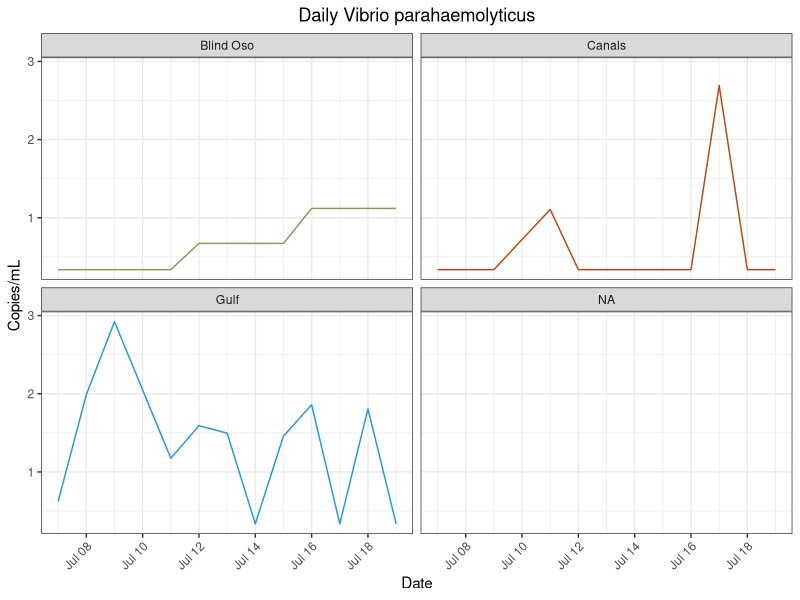
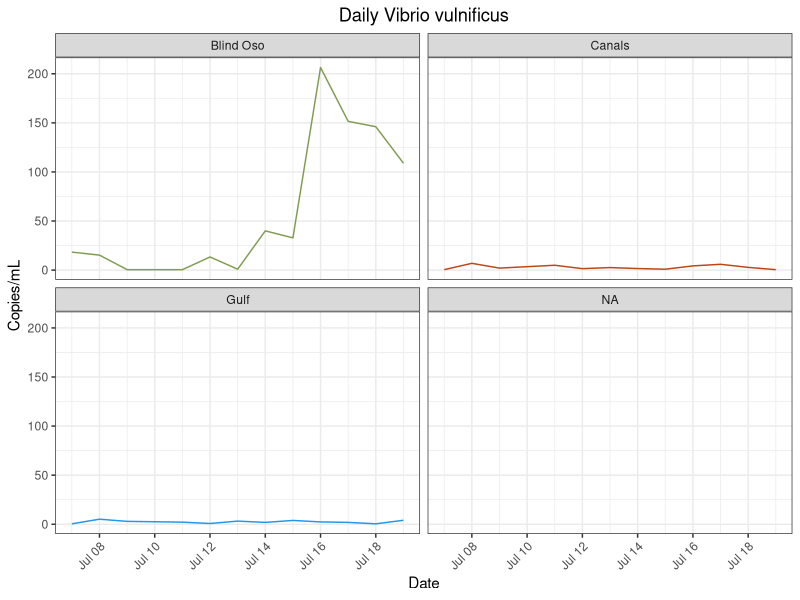
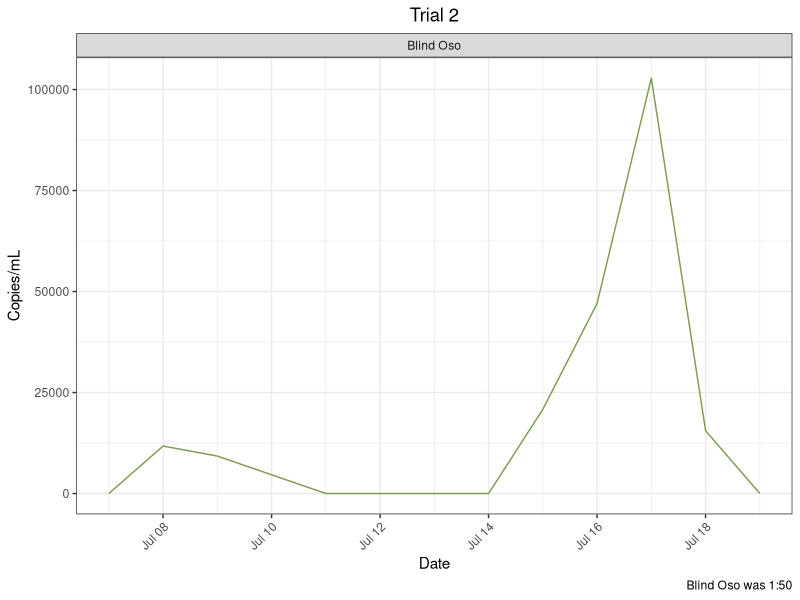

These charts were generated, in order, by the following R code: (Note: this script raises an error after producing the figures.)
## ---- chunk 1
library(here)
library(tidyverse)
library(lubridate)
library(ggpubr) #Stacking Plots
## ---- chunk 2
vp<- read_csv(here("data", "processed_data","vp_clean_copies.csv"))
vp_m<- read_csv(here("data", "processed_data","vp_mon_clean_copies.csv")) 

vv<- read_csv(here("data", "processed_data","vv_clean_copies_redo.csv")) #Trial two is best. Other trials exist too. 
vv_m<- read_csv(here("data", "processed_data","vv_clean_copies_mon.csv"))

vc<- read_csv(here("data", "processed_data", "vc_clean_copies_daily.csv"))
vc_m<- read_csv(here("data", "processed_data", "vc_clean_copies_mon.csv"))
vc_bo<- read_csv(here("data", "processed_data","vc_clean_copies_dail_1_50.csv")) #Ran 1:50. still had inhibition
vc_b100<- read_csv(here("data", "processed_data","vc_clean_copies_daily_1_100.csv")) #Ran 1:100.

va<- read_csv(here("data", "processed_data", "va_clean_copies_daily.csv"))
va_m<-  read_csv(here("data", "processed_data", "va_clean_copies_monthly.csv"))
## ---- chunk 3
vv<- vv %>%
  mutate(site = recode(site, "BO" = "Blind Oso")) %>%
  mutate(site = recode(site, "C2" = "Canals")) %>%
  mutate(site = recode(site, "RD" = "Gulf"))

vp<- vp %>%
  mutate(site = recode(site, "BO" = "Blind Oso")) %>%
  mutate(site = recode(site, "C2" = "Canals")) %>%
  mutate(site = recode(site, "RD" = "Gulf"))

vc<- vc %>%
  mutate(site = recode(site, "BO" = "Blind Oso")) %>%
  mutate(site = recode(site, "C2" = "Canals")) %>%
  mutate(site = recode(site, "RD" = "Gulf"))
vc_bo<- vc_bo %>%
  mutate(site = recode(site, "BO" = "Blind Oso")) %>%
  mutate(site = recode(site, "C2" = "Canals")) %>%
  mutate(site = recode(site, "RD" = "Gulf"))
vc_b100<- vc_b100 %>%
  mutate(site = recode(site, "BO" = "Blind Oso")) %>%
  mutate(site = recode(site, "C2" = "Canals")) %>%
  mutate(site = recode(site, "RD" = "Gulf"))

va<- va %>%
  mutate(site = recode(site, "BO" = "Blind Oso")) %>%
  mutate(site = recode(site, "C2" = "Canals")) %>%
  mutate(site = recode(site, "RD" = "Gulf"))
## ---- chunk 4
#Vp Mon
vp_m<- vp_m %>%
  select(!...1) 
jul_bo = data.frame(date = as.Date("2022-07-07"), copies_mL=0, site = "BO")
jul_c2 = data.frame(date = as.Date("2022-07-07"), copies_mL=0, site = "C2")
jul_rd = data.frame(date = as.Date("2022-07-07"), copies_mL=7.49310194, site = "RD")
vp_m = rbind(jul_bo, jul_c2, jul_rd, vp_m) %>%
  mutate(site = recode(site, "BO" = "Blind Oso")) %>%
  mutate(site = recode(site, "C2" = "Canals")) %>%
  mutate(site = recode(site, "RD" = "Gulf"))
                     

#Vv Mon
vv_m<- vv_m %>%
  select(!...1) 
jul_bo = data.frame(date = as.Date("2022-07-07"), copies_mL=0, site = "BO")
jul_c2 = data.frame(date = as.Date("2022-07-07"), copies_mL=0, site = "C2")
jul_rd = data.frame(date = as.Date("2022-07-07"), copies_mL=7.49310194, site = "RD")
vv_m = rbind(jul_bo, jul_c2, jul_rd, vv_m)%>%
  mutate(site = recode(site, "BO" = "Blind Oso")) %>%
  mutate(site = recode(site, "C2" = "Canals")) %>%
  mutate(site = recode(site, "RD" = "Gulf"))

vc_m<- vc_m %>%
  select(!...1) 
  jul_bo = data.frame(date = as.Date("2022-07-07"), copies_mL=263.208407, site = "BO")
  jul_c2 = data.frame(date = as.Date("2022-07-07"), copies_mL=0, site = "C2")
  jul_rd = data.frame(date = as.Date("2022-07-07"), copies_mL=0, site = "RD")
  vc_m = rbind(jul_bo, jul_c2, jul_rd, vc_m)%>%
    mutate(site = recode(site, "BO" = "Blind Oso")) %>%
    mutate(site = recode(site, "C2" = "Canals")) %>%
    mutate(site = recode(site, "RD" = "Gulf"))
  
 va_m<- va_m %>%
  select(!...1) 
  jul_bo = data.frame(date = as.Date("2022-07-07"), copies_mL=0, site = "BO")
  jul_c2 = data.frame(date = as.Date("2022-07-07"), copies_mL=5.494766, site = "C2")
  jul_rd = data.frame(date = as.Date("2022-07-07"), copies_mL=0, site = "RD")
  va_m = rbind(jul_bo, jul_c2, jul_rd, va_m)%>%
    mutate(site = recode(site, "BO" = "Blind Oso")) %>%
    mutate(site = recode(site, "C2" = "Canals")) %>%
    mutate(site = recode(site, "RD" = "Gulf")) 
## ---- chunk 5
png(file = here("results", "plots", "species_specific", "vp_daily.png"))
vp_d<- vp %>%
  ggplot() + geom_line(
    aes(x = date,
        y = copies_mL,
        color = site))+ 
  facet_wrap(~site)  +
  labs(x = "Date",
       y = "Copies/mL",
       title = "Daily Vibrio parahaemolyticus")+
  theme_bw()+
  theme(
    plot.title = element_text(hjust = 0.5),
    axis.text.x = element_text(hjust = 1, angle = 45),
    legend.position = "none")+
  scale_color_manual(values = c("Blind Oso" = "#809C52",
                                "Canals" = "#ba4716",
                                "Gulf" = "4c848c"))
dev.off()
vp_d
## ---- chunk 6
png(file = here("results", "plots", "species_specific", "vv_daily.png"))

vv_d<- vv %>%
  #filter(!site %in% "Blind Oso") %>%
  ggplot() + geom_line(
    aes(x = date,
        y = copies_mL,
        color = site))+ 
  facet_wrap(~site)  +
  labs(x = "Date",
       y = "Copies/mL",
       title = "Daily Vibrio vulnificus")+
  theme_bw()+
  theme(
    plot.title = element_text(hjust = 0.5),
    axis.text.x = element_text(hjust = 1, angle = 45),
    legend.position = "none")+ 
  scale_color_manual(values = c("Blind Oso" = "#809C52",
                                "Canals" = "#ba4716",
                                "Gulf" = "4c848c"))
dev.off()
vv_d
## ---- chunk 7
t1<-vc %>%
filter(site %in% "Blind Oso") %>%
  ggplot() + geom_line(
    aes(x = date,
        y = copies_mL,
        color = site))+ 
  facet_wrap(~site)  +
  labs(x = "Date",
       y = "Copies/mL",
       title = "Trial 1",
       caption = "Blind Oso was 1:10")+
  theme_bw()+
  theme(
    plot.title = element_text(hjust = 0.5),
    axis.text.x = element_text(hjust = 1, angle = 45),
    legend.position = "none")+ 
  scale_color_manual(values = c("Blind Oso" = "#809C52",
                                "Canals" = "#ba4716",
                                "Gulf" = "4c848c"))
## ---- chunk 8
png(file = here("results", "plots", "species_specific", "vc_daily.png"))

 vc_bo %>%
  ggplot() + geom_line(
    aes(x = date,
        y = copies_mL,
        color = site))+ 
  facet_wrap(~site)  +
  labs(x = "Date",
       y = "Copies/mL",
       title = "Trial 2",
       caption = "Blind Oso was 1:50")+
  theme_bw()+
  theme(
    plot.title = element_text(hjust = 0.5),
    axis.text.x = element_text(hjust = 1, angle = 45),
    legend.position = "none")+ 
  scale_color_manual(values = c("Blind Oso" = "#809C52"))
dev.off()

## ---- chunk 9
t3<- vc_b100 %>%
  ggplot() + geom_line(
    aes(x = date,
        y = copies_mL,
        color = site))+ 
  facet_wrap(~site)  +
  labs(x = "Date",
       y = "Copies/mL",
       title = "Trial 3",
       caption = "Blind Oso was 1:100")+
  theme_bw()+
  theme(
    plot.title = element_text(hjust = 0.5),
    axis.text.x = element_text(hjust = 1, angle = 45),
    legend.position = "none")+ 
  scale_color_manual(values = c("Blind Oso" = "#809C52"))
## ---- chunk 10
fig<- 
  ggarrange(t1, t2, t3 + font("x.text", size = 10), ncol = 1, nrow = 3)
fig

## ---- chunk 11
png(file = here("results", "plots", "species_specific", "va_daily.png"))

va_d<- va %>%
 #filter(!site %in% "Blind Oso") %>%
  ggplot() + geom_line(
    aes(x = date,
        y = copies_mL,
        color = site))+ 
  facet_wrap(~site)  +
  labs(x = "Date",
       y = "Copies/mL",
       title = "Daily Vibrio alginolyticus")+
  theme_bw()+
  theme(
    plot.title = element_text(hjust = 0.5),
    axis.text.x = element_text(hjust = 1, angle = 45),
    legend.position = "none")+ 
  scale_color_manual(values = c("Blind Oso" = "#809C52",
                                "Canals" = "#ba4716",
                                "Gulf" = "4c848c"))
dev.off()
va_d
## ---- chunk 12
#Make new columns with species 
type = "vc"
vc1<- cbind(vc, type)

type = "vv"
vv1<- cbind(vv, type)

type = "vp"
vp1<- cbind(vp, type)

type = "va"
va1<- cbind(va,type)

#Combine datasets
master<- rbind(vc1,vp1,vv1, va1)
## ---- chunk 13
png(file = here("results", "plots", "species_specific", "bo_daily.png"))

bo_daily<- master %>%
  filter(site %in% "Blind Oso")%>%
  ggplot() + geom_line(
    aes(
      x = date,
      y = copies_mL,
      color = type))+ 
  theme_bw()+
  theme(
    axis.text.x = element_text(hjust = 1, angle = 45))

dev.off()
bo_daily
## ---- chunk 14
png(file = here("results", "plots", "species_specific", "c2_daily.png"))

c2_daily<- master %>%
  filter(site %in% "Canals")%>%
  ggplot() + geom_line(
    aes(
      x = date,
      y = copies_mL,
      color = type))+ 
  theme_bw()+
  theme(
    axis.text.x = element_text(hjust = 1, angle = 45))

dev.off()
c2_daily
## ---- chunk 15
png(file = here("results", "plots", "species_specific", "rd_daily.png"))

rd_daily<- master %>%
  filter(site %in% "Gulf")%>%
  ggplot() + geom_line(
    aes(
      x = date,
      y = copies_mL,
      color = type))+ 
  theme_bw()+
  theme(
    axis.text.x = element_text(hjust = 1, angle = 45))

dev.off()
rd_daily
## ---- chunk 16
png(file = here("results", "plots", "species_specific", "vp_mon.png"))

vp_mon<- vp_m %>%
ggplot() + geom_line(
    aes(x = date,
        y = copies_mL,
        color = site))+ 
  geom_point(
     aes(x = date,
        y = copies_mL,
        color = site))+
  facet_wrap(~site)  +
  labs(x = "Date",
       y = "Copies/mL",
       title = "Monthly Vibrio parahaemolyticus")+
  theme_bw()+
  theme(
    plot.title = element_text(hjust = 0.5),
    axis.text.x = element_text(hjust = 1, angle = 45),
    legend.position = "none")+
  scale_color_manual(values = c("Blind Oso" = "#809C52",
                                "Canals" = "#ba4716",
                                "Gulf" = "4c848c"))+
  scale_x_date(date_breaks = "1 month", date_labels = "%b")

dev.off()
vp_mon
## ---- chunk 17
png(file = here("results", "plots", "species_specific", "vv_mon.png"))
vv_mon<- vv_m %>%
  filter(!site %in% c("E3", "NT")) %>%
 ggplot() + geom_line(
    aes(x = date,
        y = copies_mL,
        color = site))+ 
  geom_point(
     aes(x = date,
        y = copies_mL,
        color = site))+
  facet_wrap(~site)  +
  labs(x = "Date",
       y = "Copies/mL",
       title = "Monthly Vibrio vulnificus")+
  theme_bw()+
  theme(
    plot.title = element_text(hjust = 0.5),
    axis.text.x = element_text(hjust = 1, angle = 45),
    legend.position = "none")+
  scale_color_manual(values = c("Blind Oso" = "#809C52",
                                "Canals" = "#ba4716",
                                "Gulf" = "4c848c"))+
  scale_x_date(date_breaks = "1 month", date_labels = "%b")
dev.off()
vv_mon
## ---- chunk 18
png(file = here("results", "plots", "species_specific", "vc_mon.png"))
vc_mon<- vc_m %>%
  #filter(!site %in% "Blind Oso") %>%
 ggplot() + geom_line(
    aes(x = date,
        y = copies_mL,
        color = site))+ 
  geom_point(
     aes(x = date,
        y = copies_mL,
        color = site))+
  facet_wrap(~site)  +
  labs(x = "Date",
       y = "Copies/mL",
       title = "Monthly Vibrio cholerae")+
  theme_bw()+
  theme(
    plot.title = element_text(hjust = 0.5),
    axis.text.x = element_text(hjust = 1, angle = 45),
    legend.position = "none")+
  scale_color_manual(values = c("Blind Oso" = "#809C52",
                                "Canals" = "#ba4716",
                                "Gulf" = "4c848c"))+
  scale_x_date(date_breaks = "1 month", date_labels = "%b")
dev.off()
vc_mon
## ---- chunk 19
png(file = here("results", "plots", "species_specific", "va_mon.png"))
va_mon<- va_m %>%
  #filter(!site %in% "Blind Oso") %>%
 ggplot() + geom_line(
    aes(x = date,
        y = copies_mL,
        color = site))+ 
  geom_point(
     aes(x = date,
        y = copies_mL,
        color = site))+
  facet_wrap(~site)  +
  labs(x = "Date",
       y = "Copies/mL",
       title = "Monthly Vibrio alginolyticus")+
  theme_bw()+
  theme(
    plot.title = element_text(hjust = 0.5),
    axis.text.x = element_text(hjust = 1, angle = 45),
    legend.position = "none")+
  scale_color_manual(values = c("Blind Oso" = "#809C52",
                                "Canals" = "#ba4716",
                                "Gulf" = "4c848c"))+
  scale_x_date(date_breaks = "1 month", date_labels = "%b")
dev.off()
va_mon
